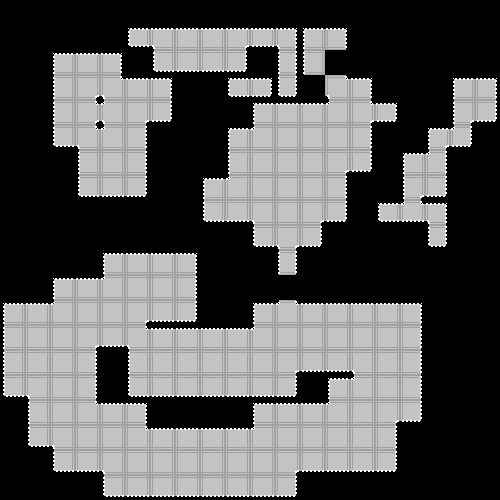

This is a level from a 2D game, rendered from its Tiled map with the project's own tilesets. A one-line summary and the complete map file follow:
An orthogonal 20x20 tile map with 25x25 px tiles, 1 tile layer (Tile Layer 1), 2 tilesets and 22 objects.

<map version="1.10" tiledversion="1.10.1" orientation="orthogonal" renderorder="right-down" width="20" height="20" tilewidth="25" tileheight="25" infinite="0" nextlayerid="3" nextobjectid="80">
 <tileset firstgid="1" source="plateset25.tsx" />
 <tileset firstgid="56" source="mapobjtest.tsx" />
 <layer id="1" name="Tile Layer 1" width="20" height="20">
  <data encoding="csv">
0,0,0,0,0,0,0,0,0,0,0,0,0,0,0,0,0,0,0,0,
0,0,0,0,0,34,7,2,2,6,35,8,1,3,0,0,0,0,0,0,
0,0,1,2,3,0,23,24,24,25,0,15,12,0,0,0,0,0,0,0,
0,0,12,17,10,2,3,0,0,34,36,26,0,10,3,0,0,0,1,3,
0,0,12,50,51,17,25,0,0,0,1,2,2,29,50,36,0,0,16,25,
0,0,23,10,29,14,0,0,0,1,29,13,13,13,14,0,0,5,41,0,
0,0,0,12,13,14,0,0,0,12,13,13,13,17,25,0,1,30,0,0,
0,0,0,23,24,25,0,0,1,29,13,13,13,14,0,0,16,25,0,0,
0,0,0,0,0,0,0,0,23,24,18,13,17,25,0,34,42,8,0,0,
0,0,0,0,0,0,0,0,0,0,23,20,25,0,0,0,0,26,0,0,
0,0,0,0,1,2,2,3,0,0,0,15,0,0,0,0,0,0,0,0,
0,0,1,2,29,13,13,14,0,0,0,0,0,0,0,0,0,0,0,0,
1,2,29,13,13,17,24,25,0,0,1,31,2,2,2,2,3,0,0,0,
12,13,13,17,24,10,2,2,2,2,29,13,13,13,13,13,14,0,0,0,
12,13,13,14,0,12,13,13,13,13,13,17,24,24,18,13,14,0,0,0,
23,18,13,14,0,23,24,24,24,24,24,25,0,1,29,13,14,0,0,0,
0,12,13,28,2,3,0,0,0,0,1,2,2,29,13,17,25,0,0,0,
0,23,18,13,13,28,2,2,2,2,29,13,13,13,13,14,0,0,0,0,
0,0,23,24,18,13,13,13,13,13,13,17,24,24,24,25,0,0,0,0,
0,0,0,0,23,24,24,24,24,24,24,25,0,0,0,0,0,0,0,0
</data>
 </layer>
 <objectgroup id="2" name="Object Layer 1" offsetx="25" offsety="25">
  <object id="32" gid="61" x="325" y="125" width="25" height="25" />
  <object id="59" gid="58" x="325" y="325" width="25" height="25" />
  <object id="60" gid="58" x="225" y="350" width="25" height="25" />
  <object id="61" gid="57" x="75" y="150" width="25" height="25" />
  <object id="62" gid="57" x="400" y="175" width="25" height="25" />
  <object id="63" gid="60" x="250" y="400" width="25" height="25" />
  <object id="64" gid="60" x="300" y="425" width="25" height="25" />
  <object id="65" gid="60" x="250" y="450" width="25" height="25" />
  <object id="66" gid="59" x="325" y="400" width="25" height="25" />
  <object id="67" gid="59" x="200" y="425" width="25" height="25" />
  <object id="68" gid="59" x="325" y="450" width="25" height="25" />
  <object id="69" gid="56" x="275" y="425" width="25" height="25" />
  <object id="70" gid="56" x="50" y="125" width="25" height="25" />
  <object id="71" gid="59" x="75" y="175" width="25" height="25" />
  <object id="72" gid="60" x="75" y="125" width="25" height="25" />
  <object id="73" gid="61" x="250" y="125" width="25" height="25" />
  <object id="74" gid="61" x="275" y="175" width="25" height="25" />
  <object id="75" gid="60" x="0" y="375" width="25" height="25" />
  <object id="76" gid="57" x="0" y="325" width="25" height="25" />
  <object id="77" gid="57" x="50" y="350" width="25" height="25" />
  <object id="78" gid="57" x="175" y="25" width="25" height="25" />
  <object id="79" gid="59" x="150" y="50" width="25" height="25" />
 </objectgroup>
</map>